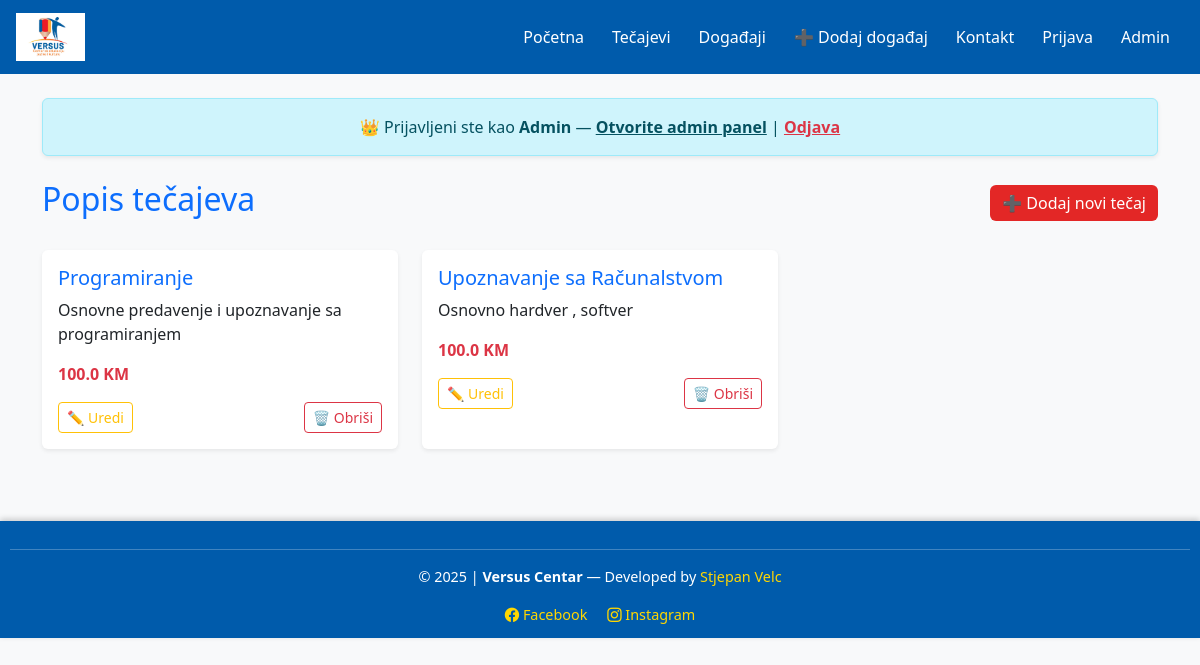
The app's page /courses (signed in) with its own data.
### app.py (models this page shows)
class Course(db.Model):
    id = db.Column(db.Integer, primary_key=True)
    naziv = db.Column(db.String(100), nullable=False)
    opis = db.Column(db.String(255), nullable=True)
    cijena = db.Column(db.Float, nullable=True)

### app.py (the view)
@app.route("/courses")
def courses():
    svi_kursevi = Course.query.all()
    return render_template("courses.html", courses=svi_kursevi)

### app.py (called while the page is built)
@app.before_request
def require_login():
    if request.path.startswith("/admin") and not request.path.startswith("/admin/login"):
        if not session.get("admin_logged"):
            return redirect(url_for("admin_login"))
    if request.path.startswith("/user") and not request.path.startswith("/user/login"):
        if not session.get("logged_in"):
            return redirect(url_for("user_login"))

### templates/courses.html (shortened to what this page needs)
{% extends "base.html" %}
{% block content %}
<div class="d-flex justify-content-between align-items-center mb-4">
    <h2 class="text-primary">Popis tečajeva</h2>
    <a href="/add_course" class="btn btn-primary">
        ➕ Dodaj novi tečaj
    </a>
</div>
{% if courses %}
    <div class="row">
        {% for c in courses %}
        <div class="col-md-6 col-lg-4 mb-4">
            <div class="card shadow-sm border-0 h-100">
                <div class="card-body">
                    <h5 class="card-title text-primary">{{ c.naziv }}</h5>
                    <p class="card-text">{{ c.opis }}</p>
                    <p class="fw-bold text-danger">{{ c.cijena }} KM</p>
                    <div class="d-flex justify-content-between">
                        <a href="{{ url_for('edit_course', id=c.id) }}" class="btn btn-outline-warning btn-sm">✏️ Uredi</a>
                        <form action="{{ url_for('delete_course', id=c.id) }}" method="POST" onsubmit="return confirm('Jesi li siguran da želiš obrisati ovaj tečaj?')" style="display:inline;">
                            <button type="submit" class="btn btn-outline-danger btn-sm">🗑️ Obriši</button>
                        </form>
                    </div>
                </div>
            </div>
        </div>
        {% endfor %}
    </div>
{% else %}
    <div class="alert alert-info text-center shadow-sm">
        Trenutno nema unesenih tečajeva.
    </div>
{% endif %}
{% endblock %}

### templates/base.html (style rules this page uses)
body { background-color: #f8f9fa; font-family: 'Segoe UI', sans-serif; }
.btn-primary { background-color: #E32726; border: none; }

### records on screen
Course: naziv "Programiranje", opis "Osnovne predavenje i upoznavanje sa programiranjem", cijena "100.0"
Course: naziv "Upoznavanje sa Računalstvom", opis "Osnovno hardver , softver", cijena "100.0"
